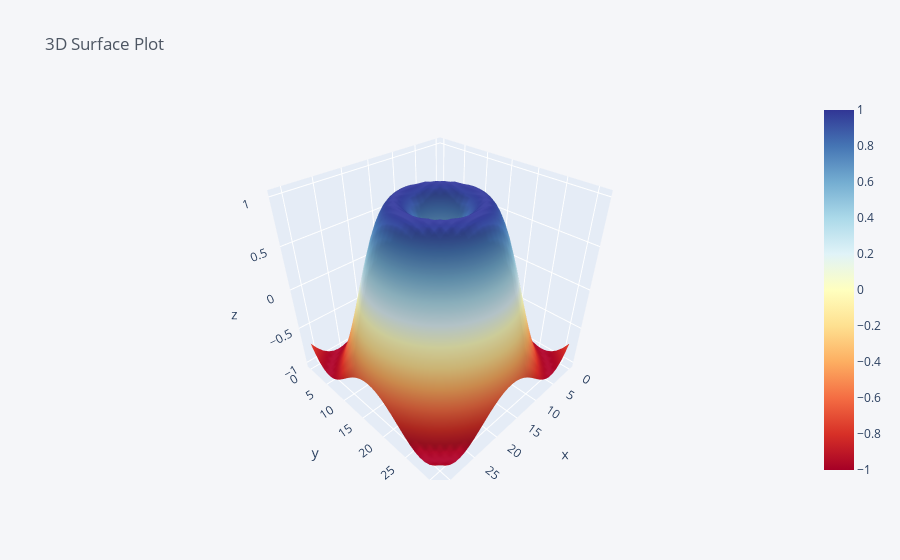

The code cell stored with this chart in its notebook:
### Markdown cell above
<img src="3d_plots.png">

### Code cell
# YOUR CODE HERE
import pandas as pd
import seaborn as sns
import plotly as py
import cufflinks as cf
from plotly.offline import init_notebook_mode, iplot

init_notebook_mode(connected=True)

cf.go_offline()

X = np.arange(-4, 4, 0.25)
Y = np.arange(-4, 4, 0.25)
X, Y = np.meshgrid(X, Y)
R = np.sqrt(X**2 + Y**2)
Z = np.sin(R)

df = pd.DataFrame(Z)

df.iplot(kind='surface', colorscale='rdylbu', theme='pearl', title='3D Surface Plot', xTitle='X', yTitle='Y', zTitle='Z')

### Figure 1 — Plotly figure (JSON) as saved in the notebook; plotly's stock layout.template omitted (floating-point values rounded to 4 significant figures; data arrays with more than 128 entries replaced by an {"elided": "..."} marker saying what was removed)
{"data": [{"colorscale": [[0, "rgb(165,0,38)"], [0.1, "rgb(215,48,39)"], [0.2, "rgb(244,109,67)"], [0.3, "rgb(253,174,97)"], [0.4, "rgb(254,224,144)"], [0.5, "rgb(255,255,191)"], [0.6, "rgb(224,243,248)"], [0.7, "rgb(171,217,233)"], [0.8, "rgb(116,173,209)"], [0.9, "rgb(69,117,180)"], [1, "rgb(49,54,149)"]], "type": "surface", "x": [0, 1, 2, 3, 4, 5, 6, 7, 8, 9, 10, 11, 12, 13, 14, 15, 16, 17, 18, 19, 20, 21, 22, 23, 24, 25, 26, 27, 28, 29, 30, 31], "y": [0, 1, 2, 3, 4, 5, 6, 7, 8, 9, 10, 11, 12, 13, 14, 15, 16, 17, 18, 19, 20, 21, 22, 23, 24, 25, 26, 27, 28, 29, 30, 31], "z": {"elided": "32x32 float values"}}], "layout": {"legend": {"bgcolor": "#F5F6F9", "font": {"color": "#4D5663"}}, "paper_bgcolor": "#F5F6F9", "plot_bgcolor": "#F5F6F9", "title": {"font": {"color": "#4D5663"}, "text": "3D Surface Plot"}, "xaxis": {"gridcolor": "#E1E5ED", "showgrid": true, "tickfont": {"color": "#4D5663"}, "title": {"font": {"color": "#4D5663"}, "text": "X"}, "zerolinecolor": "#E1E5ED"}, "yaxis": {"gridcolor": "#E1E5ED", "showgrid": true, "tickfont": {"color": "#4D5663"}, "title": {"font": {"color": "#4D5663"}, "text": "Y"}, "zerolinecolor": "#E1E5ED"}}}
